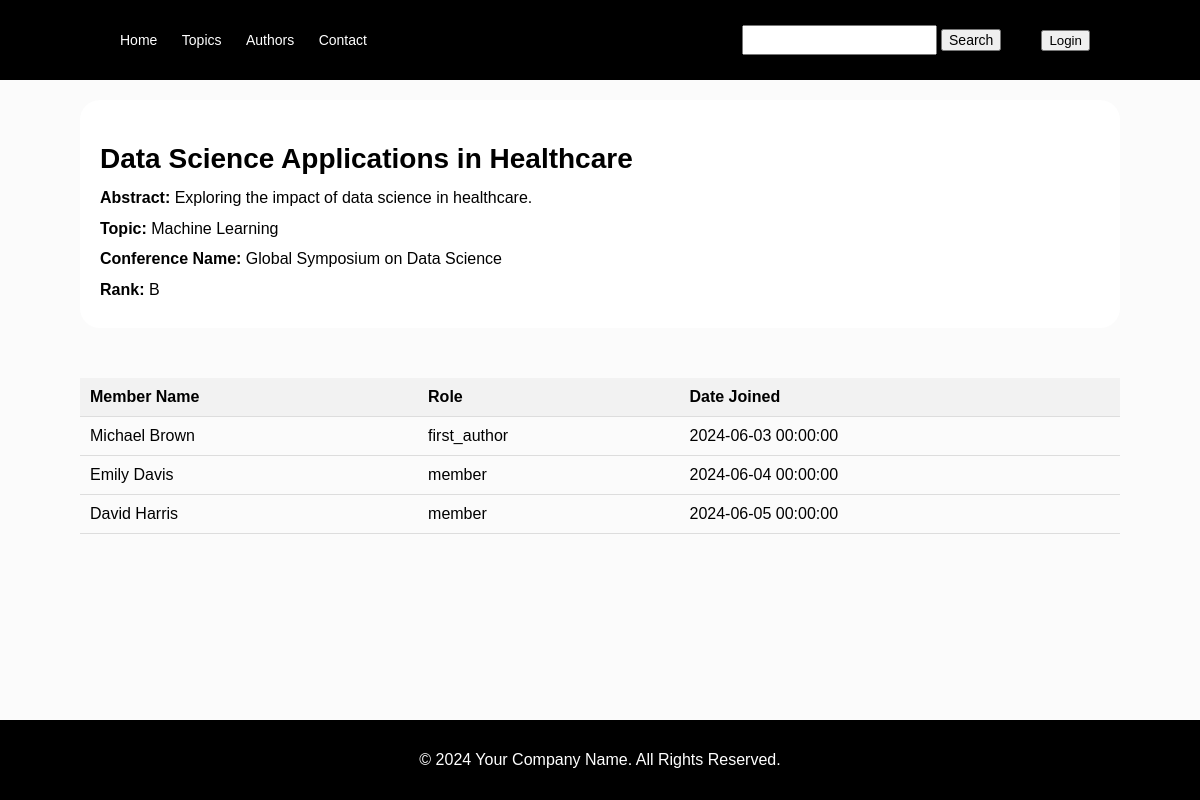
The page /index.php?action=detail-item&paper-id=2 on the database its author committed.
### tables this page shows
CREATE TABLE PAPERS (
    paper_id INT AUTO_INCREMENT PRIMARY KEY,
    title VARCHAR(255) NOT NULL,
    author_string_list VARCHAR(255) NOT NULL,
    abstract VARCHAR(1000) NOT NULL,
    conference_id INT NOT NULL,
    topic_id INT NOT NULL,
    user_id INT NOT NULL
);

CREATE TABLE TOPICS (
    topic_id INT AUTO_INCREMENT PRIMARY KEY,
    topic_name VARCHAR(255) NOT NULL
);

CREATE TABLE CONFERENCES (
    conference_id INT AUTO_INCREMENT PRIMARY KEY,
    name VARCHAR(255) NOT NULL,
    abbreviation VARCHAR(10) NOT NULL,
    rank VARCHAR(1) NOT NULL,
    start_date DATE NOT NULL,
    end_date DATE NOT NULL,
    type VARCHAR(50) NOT NULL
);

CREATE TABLE PARTICIPATION (
    author_id INT NOT NULL,
    paper_id INT NOT NULL,
    role VARCHAR(30) NOT NULL,
    date_added DATETIME NOT NULL,
    status VARCHAR(10) NOT NULL,
    PRIMARY KEY (author_id, paper_id)
);

CREATE TABLE AUTHORS (
    user_id INT PRIMARY KEY,
    full_name VARCHAR(255) NOT NULL,
    website VARCHAR(255),
    profile_json_text VARCHAR(4000),
    image_path VARCHAR(255),
    FOREIGN KEY (user_id) REFERENCES USERS(user_id)
);

### controller/detail_item_controller.php (called while the page is built, shortened)
<?php
    class DetailItemController{
        public function index(){
            $paperId = $_REQUEST['paper-id'];
            $dataAuthor = DetailPageModel::getAuthorsAttendPapers($paperId);
            $datapaper = DetailPageModel::getInfoPaper($paperId);
            require_once"view/template/template.php";
    }
}
?>

### model/detail_page_model.php (called while the page is built, shortened)
<?php
class AuthorAttend{
    public function __construct($user_id, $full_name, $role, $dateJoind){
        $this->full_name = $full_name;
        $this->role = $role;
        $this->dateJoind = $dateJoind;
    }
}
class DetailPageModel
{
    public static function getInfoPaper($paperId)
    {
        $mysqli = connect();
        $mysqli->query("SET NAMES utf8");
        $query = "SELECT * FROM PAPERS P JOIN CONFERENCES C ON P.conference_id = C.conference_id JOIN TOPICS T ON P.topic_id = T.topic_id WHERE P.paper_id = $paperId";
        $result = $mysqli->query($query);
        if ($result) {
            $row = mysqli_fetch_array($result);
        }
        return $row;
    }
    public static function getAuthorsAttendPapers($paperId)
    {
        $mysqli = connect();
        $mysqli->query("SET NAMES utf8");
        $query = "SELECT * FROM PAPERS P JOIN PARTICIPATION PT ON PT.paper_id = P.paper_id JOIN AUTHORS A ON A.user_id = PT.author_id WHERE P.paper_id = $paperId GROUP BY PT.author_id";
        $result = $mysqli->query($query);
        $dstpp = array();
        if ($result) {
            foreach ($result as $row) {
                $dstpp[] = new AuthorAttend($row['user_id'], $row['full_name'], $row['role'], $row['date_added']);
            }
        }
        return $dstpp;
    }
}
?>

### view/detail_item.php (the view, shortened to what this page needs)
<div class="container-article-details">
    <div class="article-details">
        <h2><?php echo $datapaper["title"] ?></h2>
        <p><strong>Abstract: </strong> <?php echo $datapaper["abstract"] ?></p>
        <p><strong>Topic: </strong> <?php echo $datapaper["topic_name"] ?></p>
        <p><strong>Conference Name: </strong><?php echo $datapaper["name"] ?></p>
        <p><strong>Rank: </strong><?php echo $datapaper["rank"] ?></p>
    </div>
</div>
<table class="members-table">
    <thead>
        <tr>
            <th>Member Name</th>
            <th>Role</th>
            <th>Date Joined</th>
        </tr>
    </thead>
    <tbody>
        <?php foreach ($dataAuthor as $author): ?>
            <tr>
                <td><?php echo $author->full_name ?></td>
                <td><?php echo $author->role ?></td>
                <td><?php echo $author->dateJoind ?></td>
            </tr>
        <?php endforeach; ?>
    </tbody>
</table>

### view/css/template.css (style rules this page uses)
* { box-sizing: border-box; }
html, body { background-color: rgb(251, 251, 251); font-family: Arial, Helvetica, sans-serif; margin: 0; padding: 0; width: 100%; height: 100%; }

### view/css/detail.css (style rules this page uses)
.article-details { margin-bottom: 50px; background-color: #ffffff; border-radius: 20px; padding: 20px; }
.article-details h2 { font-size: 28px; margin-bottom: 10px; }
.article-details p { margin: 5px 0; line-height: 1.6; }
.members-table { width: 100%; border-collapse: collapse; margin-bottom: 20px; }
.members-table th, .members-table td { padding: 10px; text-align: left; border-bottom: 1px solid #ddd; }
.members-table th { background-color: #f2f2f2; }

### rows shown on the page
papers: title "Data Science Applications in Healthcare", abstract "Exploring the impact of data science in healthcare.", topic.topic_name "Machine Learning", conference.name "Global Symposium on Data Science", conference.rank "B"
participation: author.full_name "Michael Brown", role "first_author", date_added "2024-06-03 00:00:00"
participation: author.full_name "Emily Davis", role "member", date_added "2024-06-04 00:00:00"
participation: author.full_name "David Harris", role "member", date_added "2024-06-05 00:00:00"
